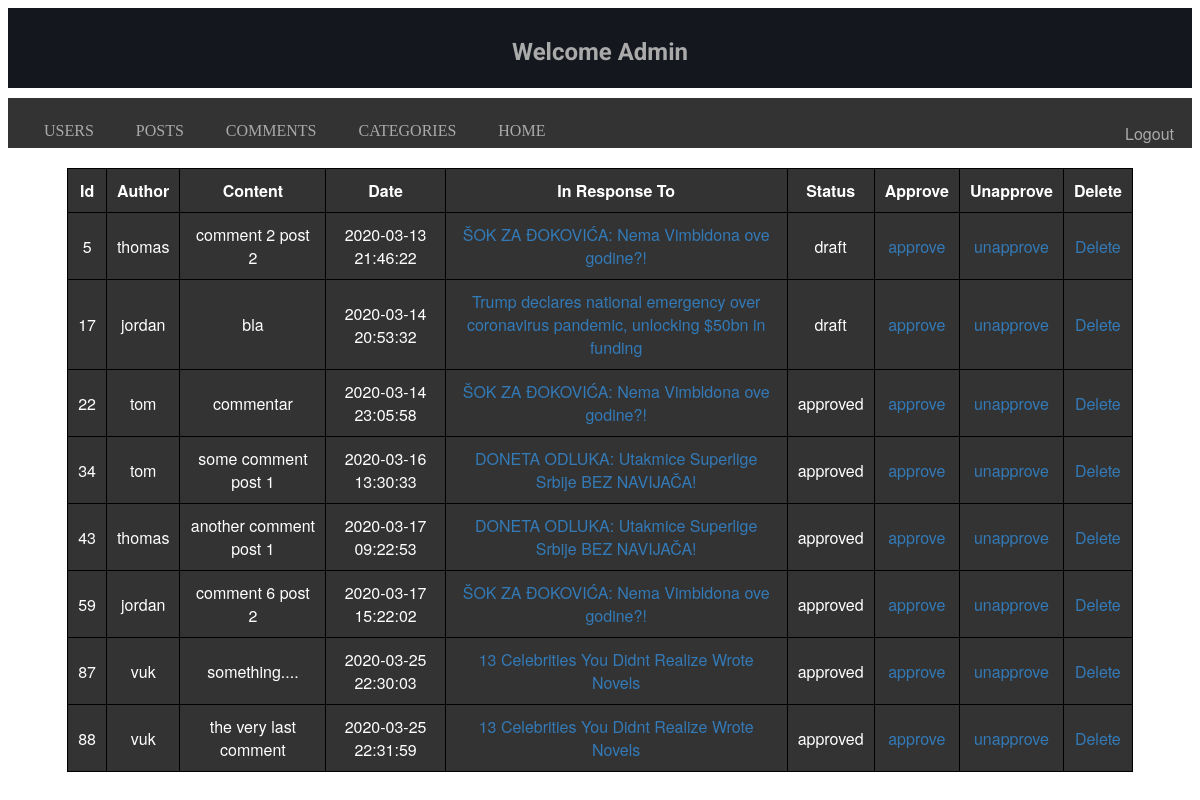
Page /admin/comments.php on the committed database.
### tables this page shows
CREATE TABLE `comments` (
  `comment_id` int(11) NOT NULL,
  `comment_content` text NOT NULL,
  `comment_date` datetime NOT NULL,
  `comment_post_id` int(11) NOT NULL,
  `comment_user_id` int(11) NOT NULL,
  `comment_user_name` varchar(255) DEFAULT NULL,
  `comment_status` varchar(20) NOT NULL DEFAULT 'draft'
);

CREATE TABLE `posts` (
  `post_id` int(11) NOT NULL,
  `post_author` varchar(255) NOT NULL,
  `post_title` varchar(255) NOT NULL,
  `post_content` text NOT NULL,
  `post_date` date NOT NULL,
  `post_status` varchar(20) NOT NULL DEFAULT 'draft',
  `post_category_id` int(11) NOT NULL
);

### admin/comments.php (the view, shortened to what this page needs)
<?php include "../includes/db.php"; ?>
<!DOCTYPE html>
<html>
<head>
    <link rel="stylesheet" href="../css/admin_style.css">
</head>
<body>
    <div id="wrapper">
        <header class="header">
           <h2>Welcome Admin <?php echo $_SESSION['user_name']; ?></h2>
        </header>
        <nav>
            <ul>
                <li class="dropdown"><a href="">USERS</a>
                     </li>
                <li class="dropdown"><a href="" class="dropbtn">POSTS</a>
                    </li>
                <li><a href="">COMMENTS</a></li>
                <li><a href="categories.php">CATEGORIES</a></li>
                <li><a href="../index.php">HOME</a></li>
                <li><div class="logout_btn"><a href="../includes/logout.php">Logout</a>
            </div>
           </li>
            </ul>
           </nav>
        <main class="main">
            <div>
               <table class="table">
                   <thead>
                   <th>Id</th>
                   <th>Author</th>
                   <th>Content</th>
                   <th>Date</th>
                   <th>In Response To</th>
                   <th>Status</th>
                   <th>Approve</th>
                   <th>Unapprove</th>
                   <th>Delete</th>
                   </thead>
                   <tbody>
                      <?php
                       $query = "SELECT * FROM comments";
                       $comments_query = mysqli_query($db, $query);
                       while($row = mysqli_fetch_assoc($comments_query)) {
                           $comment_id = $row['comment_id'];
                           $comment_author = $row['comment_user_name'];
                           $comment_content = substr($row['comment_content'], 0, 100);
                           $comment_date = $row['comment_date'];
                           $comment_post_id = $row['comment_post_id'];
                           $comment_status = $row['comment_status'];
                       echo "<tr>";
                       echo "<td>{$comment_id}</td>";
                       echo "<td>{$comment_author}</td>";
                       echo "<td>{$comment_content}</td>";
                       echo "<td>{$comment_date }</td>";
                            $query = "SELECT * FROM posts WHERE post_id = $comment_post_id ";
                            $select_post_id_query = mysqli_query($db, $query);
                            while($row = mysqli_fetch_assoc($select_post_id_query)) {
                            $post_id = $row['post_id'];
                            $post_title = $row['post_title'];
                            echo "<td><a href='../post.php?post_id=$post_id'>$post_title</a></td>";
                           }
                        echo "<td>$comment_status</td>";
                        echo "<td><a href='includes_admin/comment_approve.php?approve=$comment_id'>approve</a></td>";
                        echo "<td><a href='includes_admin/comment_approve.php?unapprove=$comment_id'>unapprove</a></td>";
                        echo "<td><a href='../includes/delete_comment.php?delete={$comment_id}'>Delete</a></td>";
                        echo "</tr>";
                        }
                           ?>
                   </tbody>
               </table>
            </div>
        </main>
        </div>
    </body>
</html>

### css/admin_style.css (style rules this page uses)
.header { height: 60px; background-color: #15171E; font-family: Roboto, sans-serif, Verdana; padding: 10px 10px; color: #AAA; }
header h2 { text-align: center; }
nav ul { list-style-type: none; margin: 0; padding: 10px 10px; overflow: hidden; background-color: #333; height: 30px; margin-top: 10px; transition-duration: 0.5s; }
nav li { float: left; color: #AAA; padding-left: 10px; }
nav li a { display: block; color: #AAA; text-align: center; padding: 14px 16px; text-decoration: none; }
ul { list-style-type: none; margin: 0; padding: 0; overflow: hidden; background-color: #333; }
li { float: left; }
li a, .dropbtn { display: inline-block; color: inherit; text-align: center; padding: 14px 16px; text-decoration: none; }
li.dropdown { display: inline-block; }
.table { border: 0.1px solid black; width: 90%; margin: 20px auto 20px auto; font-family: Helvetica neue, Helvetica, Arial; border-collapse: collapse; min-height:100%; }
.table th, tr, td { border: 1px solid black; border-collapse: collapse; width: auto; padding: 10px; background: #333; color: #FFF; text-align: center; }
.table a { text-decoration: none; color: #337AB7; }
.table_cat th, tr, td { border: 1px solid black; border-collapse: collapse; width: auto; padding: 10px; background: #333; color: #FFF; }
.logout_btn { float: right; font-family: Helvetica neue, Helvetica, Arial; position: absolute; right: 10px; }

### rows in the picture
comments: comment_id "5", comment_user_name "thomas", comment_content "comment 2 post 2", comment_date "2020-03-13 21:46:22", comment_status "draft"
posts: post_title "ŠOK ZA ĐOKOVIĆA: Nema Vimbldona ove godine?!"
comments: comment_id "17", comment_user_name "jordan", comment_content "bla", comment_date "2020-03-14 20:53:32", comment_status "draft"
posts: post_title "Trump declares national emergency over coronavirus pandemic, unlocking $50bn in funding"
comments: comment_id "22", comment_user_name "tom", comment_content "commentar", comment_date "2020-03-14 23:05:58", comment_status "approved"
comments: comment_id "34", comment_user_name "tom", comment_content "some comment post 1", comment_date "2020-03-16 13:30:33", comment_status "approved"
posts: post_title "DONETA ODLUKA: Utakmice Superlige Srbije BEZ NAVIJAČA!"
comments: comment_id "43", comment_user_name "thomas", comment_content "another comment post 1", comment_date "2020-03-17 09:22:53", comment_status "approved"
comments: comment_id "59", comment_user_name "jordan", comment_content "comment 6 post 2", comment_date "2020-03-17 15:22:02", comment_status "approved"
comments: comment_id "87", comment_user_name "vuk", comment_content "something....", comment_date "2020-03-25 22:30:03", comment_status "approved"
posts: post_title "13 Celebrities You Didnt Realize Wrote Novels"
comments: comment_id "88", comment_user_name "vuk", comment_content "the very last comment", comment_date "2020-03-25 22:31:59", comment_status "approved"
